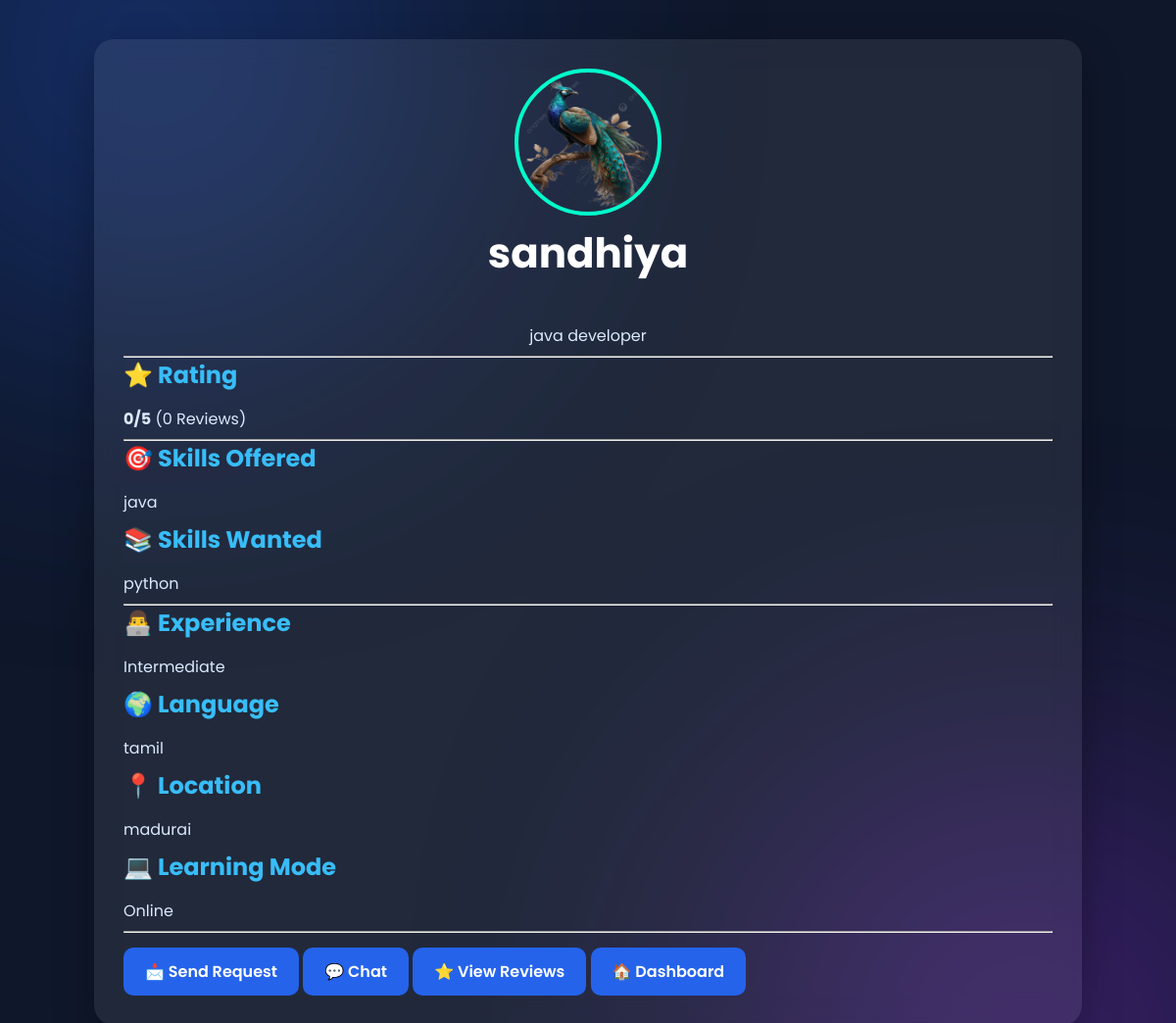
/profile/2/ (signed in), run on the app's committed database.
### accounts/models.py (models this page shows, shortened)
class Profile(models.Model):
    EXPERIENCE_CHOICES = [
        ("Beginner", "Beginner"),
        ("Intermediate", "Intermediate"),
        ("Expert", "Expert"),
    ]
    MODE_CHOICES = [
        ("Online", "Online"),
        ("Offline", "Offline"),
        ("Both", "Both"),
    ]
    user = models.OneToOneField(
        User,
        on_delete=models.CASCADE
    )
    full_name = models.CharField(max_length=100)
    bio = models.TextField(
        blank=True
    )
    profile_picture = models.ImageField(
        upload_to="profiles/",
        blank=True,
        null=True
    )
    skills_offered = models.TextField(
        help_text="Comma-separated skills"
    )
    skills_wanted = models.TextField(
        help_text="Comma-separated skills"
    )
    experience = models.CharField(
        max_length=20,
        choices=EXPERIENCE_CHOICES
    )
    language = models.CharField(max_length=50)
    availability = models.CharField(max_length=100)
    location = models.CharField(max_length=100)
    learning_mode = models.CharField(
        max_length=20,
        choices=MODE_CHOICES
    )

### accounts/views.py (the view)
@login_required
def user_profile(request, profile_id):
    profile = get_object_or_404(
        Profile,
        id=profile_id
    )
    reviews = Review.objects.filter(
        reviewed_user=profile
    ).order_by("-created_at")
    average_rating = reviews.aggregate(
        Avg("rating")
    )["rating__avg"]
    if average_rating is None:
        average_rating = 0
    total_reviews = reviews.count()
    return render(
        request,
        "user_profile.html",
        {
            "profile": profile,
            "reviews": reviews,
            "average_rating": round(average_rating, 1),
            "total_reviews": total_reviews,
        }
    )

### templates/user_profile.html (shortened to what this page needs)
{% load static %}
<!DOCTYPE html>
<html>
<head>
    <link rel="stylesheet" href="{% static 'css/style.css' %}">
</head>
<body>
<div class="container">
    <div class="card">
        <div style="text-align:center;">
            {% if profile.profile_picture %}
                <img src="{{ profile.profile_picture.url }}"
                     style="width:150px;
                            height:150px;
                            border-radius:50%;
                            object-fit:cover;
                            border:4px solid #00ffcc;">
            {% else %}
                <img src="{% static 'images/default_profile.png' %}"
                     style="width:150px;
                            height:150px;
                            border-radius:50%;
                            border:4px solid #00ffcc;">
            {% endif %}
            <h1>{{ profile.full_name }}</h1>
            <p>{{ profile.bio }}</p>
        </div>
        <hr>
        <h2>⭐ Rating</h2>
        <p>
            <strong>{{ average_rating }}/5</strong>
            ({{ total_reviews }} Reviews)
        </p>
        <hr>
        <h2>🎯 Skills Offered</h2>
        <p>{{ profile.skills_offered }}</p>
        <h2>📚 Skills Wanted</h2>
        <p>{{ profile.skills_wanted }}</p>
        <hr>
        <h2>👨‍💻 Experience</h2>
        <p>{{ profile.experience }}</p>
        <h2>🌍 Language</h2>
        <p>{{ profile.language }}</p>
        <h2>📍 Location</h2>
        <p>{{ profile.location }}</p>
        <h2>💻 Learning Mode</h2>
        <p>{{ profile.learning_mode }}</p>
        <hr>
        <a href="{% url 'send_request' profile.id %}" class="btn">
            📩 Send Request
        </a>
        <a href="{% url 'chat' profile.id %}" class="btn">
            💬 Chat
        </a>
        <a href="{% url 'view_reviews' profile.id %}" class="btn">
            ⭐ View Reviews
        </a>
        <a href="{% url 'dashboard' %}" class="btn">
            🏠 Dashboard
        </a>
    </div>
</div>
</body>
</html>

### static/css/style.css (style rules this page uses)
* { margin:0; padding:0; box-sizing:border-box; font-family:'Poppins',sans-serif; }
body { background:#0f172a; color:white; min-height:100vh; padding:40px; }
body::before { content:""; position:fixed; width:600px; height:600px; background:#2563eb; border-radius:50%; filter:blur(150px); top:-250px; left:-150px; opacity:.35; z-index:-2; }
body::after { content:""; position:fixed; width:600px; height:600px; background:#9333ea; border-radius:50%; filter:blur(150px); bottom:-250px; right:-150px; opacity:.35; z-index:-2; }
.container { width:90%; max-width:1100px; margin:auto; }
.card { background:rgba(255,255,255,.08); backdrop-filter:blur(15px); border-radius:20px; padding:30px; margin-bottom:30px; box-shadow:0 15px 40px rgba(0,0,0,.3); }
h1 { text-align:center; font-size:42px; margin-bottom:40px; }
h2 { color:#38bdf8; margin-bottom:15px; }
p { margin:8px 0; color:#dbeafe; }
.btn { display:inline-block; margin-top:15px; padding:12px 22px; background:#2563eb; color:white; border-radius:10px; text-decoration:none; transition:.3s; font-weight:600; }

### data on the page
Profile: profile_picture (picture), full_name "sandhiya", bio "java developer", skills_offered "java", skills_wanted "python", experience "Intermediate", language "tamil", location "madurai", learning_mode "Online"

### other printed values
{{ average_rating }} "0"
{{ total_reviews }} "0"
